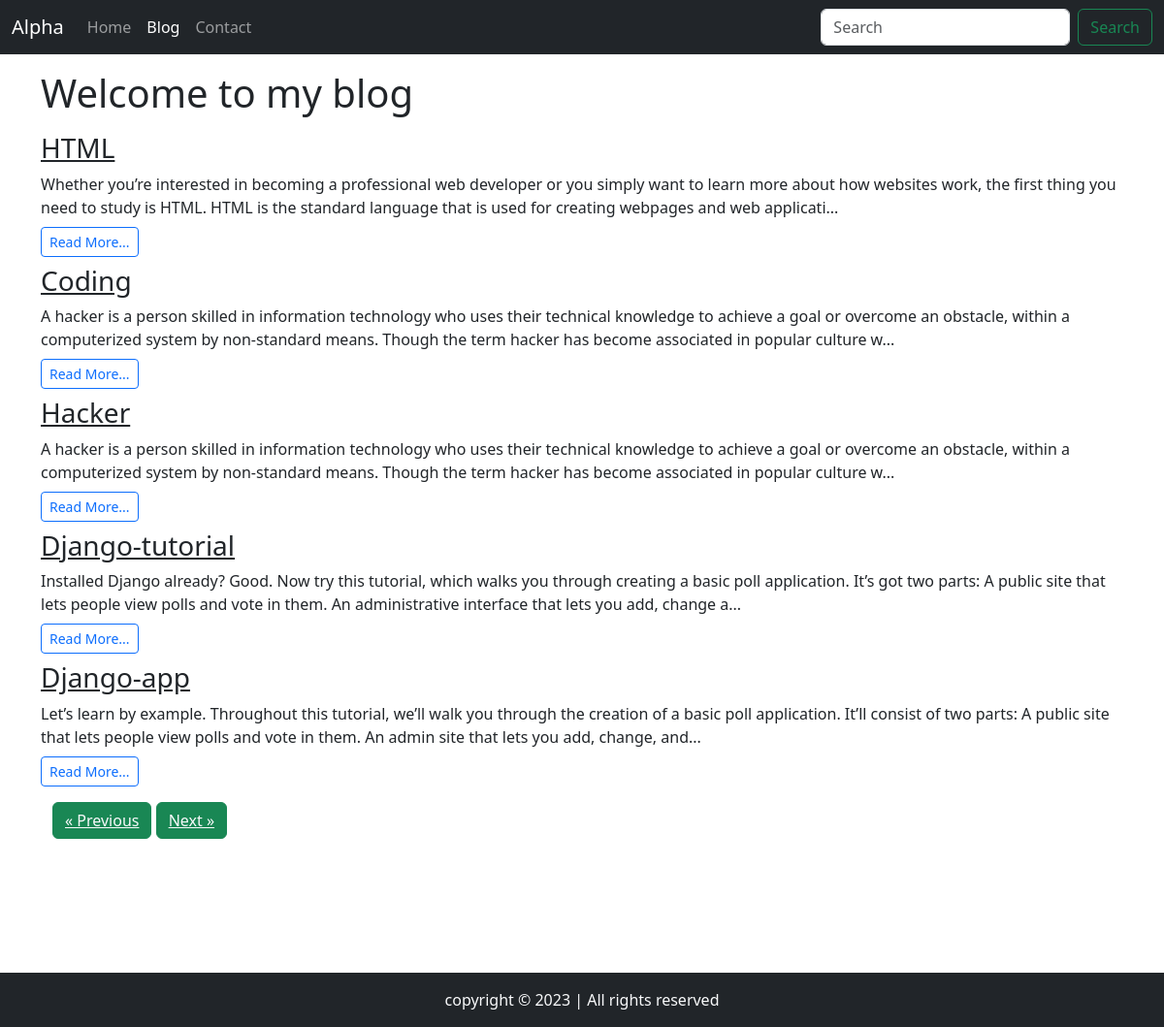
Screenshot of /blog/ with the database file from the repository.
### home/models.py (models this page shows, shortened)
class Blog(models.Model):
    sno = models.AutoField(primary_key=True)
    title = models.CharField(max_length=200)
    short_desc = models.CharField(max_length=300,default="")
    content = models.TextField()
    slug = models.CharField(max_length=100)
    time = models.DateTimeField(auto_now_add=True)

### home/views.py (the view)
# urls.py: 2. Add a URL to urlpatterns:  path('blog/', include('blog.urls'))
def blog(request):
    no_of_posts = 5
    page = request.GET.get('page')
    if page is None:
        page = 1
    else:
        page = int(page)
    blogs = Blog.objects.all()[(page-1)*no_of_posts : page*no_of_posts]
    length = len(Blog.objects.all())
    if page>1:
        prev = page-1
    else:
        prev = None
    if page<math.ceil(length/no_of_posts):
        nxt = page+1
    else :
        nxt = None
    context = {'blogs':blogs,'prev':prev,'nxt':nxt}
    return render(request,'bloghome.html',context)

### templates/bloghome.html (shortened to what this page needs)
{% extends 'base.html' %}
{% block blogactive %}active{% endblock blogactive %}
{% block body %}
<div class="container">
<h1 class="my-3">Welcome to my blog</h1>
{% for blog in blogs %}
<div class="my-2">
    <h3 class="text-dark"><a href="/blogpost/{{blog.slug}}" class="text-dark">{{blog.title}}</a></h3>
    <div class="my-2">
        {{blog.short_desc|slice:'250'}}...
    </div>
    <a href="/blogpost/{{blog.slug}}" class="text-light"><button type="submit" class="btn btn-outline-primary btn-sm">Read More...</button></a>
  </div>
{% endfor %}
<div class="container my-3">
      <div class="col-md-12  text-right">
        {% if prev %}
          <button type="button" class="btn btn-success"><a class="text-light"href="/blog?page={{prev}}">&laquo; Previous</a></button>
          {% else %}
          <button type="button" class="btn btn-success"><a class="text-light"href="#">&laquo; Previous</a></button>
        {% endif %}
        {% if nxt %}
        <button type="button" class="btn btn-success float-right"><a class="text-light"href="/blog?page={{nxt}}">Next &raquo;</a></button>
        {% else %}
        <button type="button" class="btn btn-success float-right"><a class="text-light"href="#">Next &raquo;</a></button>
        {% endif %}
  </div>
</div>
</div>
{% endblock body %}

### templates/base.html (shortened to what this page needs)
<!DOCTYPE html>
<html lang="en">
  <head>
    <link
      href="https://cdn.jsdelivr.net/npm/bootstrap@5.3.0-alpha1/dist/css/bootstrap.min.css"
      rel="stylesheet"
    />
  </head>
  <body>
    <nav class="navbar navbar-expand-lg navbar-dark bg-dark">
      <div class="container-fluid">
        <a class="navbar-brand" href="#">Alpha</a>
        <div class="collapse navbar-collapse" id="navbarSupportedContent">
          <ul class="navbar-nav me-auto mb-2 mb-lg-0">
            <li class="nav-item">
              <a class="nav-link {% block homeactive %}{% endblock homeactive  %}" aria-current="page" href="/">Home</a>
            </li>
            <li class="nav-item">
              <a class="nav-link {% block blogactive %}{% endblock blogactive %}" href="/blog">Blog</a>
            </li>
            <li class="nav-item">
              <a class="nav-link {% block contactactive %}{% endblock contactactive %}" href="/contact">Contact</a>
            </li>
          </ul>
          <form action="/search" method="get" class="d-flex" role="search">
            <input
              class="form-control me-2"
              type="search"
              placeholder="Search"
              aria-label="Search"
            />
            <button class="btn btn-outline-success" type="submit">
              Search
            </button>
          </form>
        </div>
      </div>
    </nav>
    {% block body %}{% endblock body %}
    <footer class="text-center bg-dark text-light my-0 py-3">
      copyright &copy; 2023 | All rights reserved
  </footer>
  </body>
</html>

### templates/bloghome.html (style rules this page uses)
.container { min-height: 20vh; }

### rows the page displays
Blog: title "HTML", short_desc "Whether you’re interested in becoming a professional web developer or you simply want to learn more about how websites work, the first thing you need to study is HTML. HTML is the standard language that is used for creating webpages and web applicati"
Blog: title "Coding", short_desc "A hacker is a person skilled in information technology who uses their technical knowledge to achieve a goal or overcome an obstacle, within a computerized system by non-standard means. Though the term hacker has become associated in popular culture w"
Blog: title "Hacker", short_desc "A hacker is a person skilled in information technology who uses their technical knowledge to achieve a goal or overcome an obstacle, within a computerized system by non-standard means. Though the term hacker has become associated in popular culture w"
Blog: title "Django-tutorial", short_desc "Installed Django already? Good. Now try this tutorial, which walks you through creating a basic poll application. It’s got two parts: A public site that lets people view polls and vote in them. An administrative interface that lets you add, change a"
Blog: title "Django-app", short_desc "Let’s learn by example. Throughout this tutorial, we’ll walk you through the creation of a basic poll application. It’ll consist of two parts: A public site that lets people view polls and vote in them. An admin site that lets you add, change, and"
